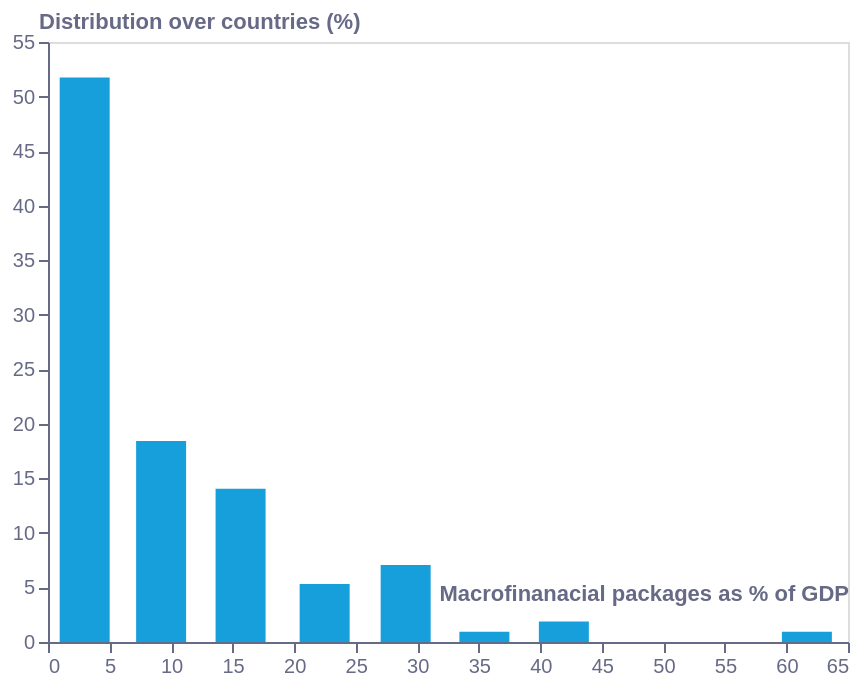

Specify this chart in Vega-Lite:
### Vega-Lite specification from a JSON file in a GitHub repository (floating-point values rounded to 4 significant figures)
{"config": {"view": {"continuousWidth": 400, "continuousHeight": 300}}, "data": {"values": [{"x1": 0.1128, "y1": 3.22, "x2": 0.7414, "y2": 4.409, "x3": 0.1159, "y3": 1.964, "gx": 2.981, "gy": 51.75, "x": 1, "y2r": 4.339, "y3r": 1.947}, {"x1": 0.7414, "y1": 3.176, "x2": 1.999, "y2": 4.27, "x3": 2.203, "y3": 1.913, "gx": 9.19, "gy": 18.41, "x": 2, "y2r": 4.248, "y3r": 1.93}, {"x1": 1.37, "y1": 3.111, "x2": 2.392, "y2": 4.226, "x3": 7.247, "y3": 1.631, "gx": 15.65, "gy": 14.05, "x": 3, "y2r": 4.153, "y3r": 1.866}, {"x1": 1.999, "y1": 3.068, "x2": 3.57, "y2": 4.079, "x3": 11.3, "y3": 1.375, "gx": 22.48, "gy": 5.309, "x": 4, "y2r": 3.996, "y3r": 1.819}, {"x1": 2.627, "y1": 3.029, "x2": 3.963, "y2": 4.035, "x3": 15.42, "y3": 1.004, "gx": 29.06, "gy": 7.056, "x": 5, "y2r": 3.957, "y3r": 1.772}, {"x1": 3.256, "y1": 2.964, "x2": 5.142, "y2": 3.918, "x3": 20.17, "y3": 0.4661, "gx": 35.46, "gy": 0.9409, "x": 6, "y2r": 3.797, "y3r": 1.725}, {"x1": 3.885, "y1": 2.92, "x2": 5.613, "y2": 3.853, "x3": 24.23, "y3": -0.02049, "gx": 41.91, "gy": 1.882, "x": 7, "y2r": 3.714, "y3r": 1.678}, {"x1": 4.513, "y1": 2.873, "x2": 6.714, "y2": 3.74, "x3": 32.0, "y3": -1.07, "gx": 61.66, "gy": 0.9409, "x": 8, "y2r": 3.628, "y3r": 1.58}, {"x1": 5.142, "y1": 2.812, "x2": 7.185, "y2": 3.688, "x3": 39.19, "y3": -2.069, "gx": null, "gy": null, "x": 9, "y2r": 3.483, "y3r": 1.529}, {"x1": 5.771, "y1": 2.768, "x2": 8.442, "y2": 3.567, "x3": 45.16, "y3": -2.901, "gx": null, "gy": null, "x": 10, "y2r": 3.451, "y3r": 1.478}, {"x1": 6.399, "y1": 2.708, "x2": 8.992, "y2": 3.515, "x3": 51.31, "y3": -3.798, "gx": null, "gy": null, "x": 11, "y2r": 3.351, "y3r": 1.426}, {"x1": 6.949, "y1": 2.682, "x2": 10.17, "y2": 3.419, "x3": 57.86, "y3": -4.745, "gx": null, "gy": null, "x": 12, "y2r": 3.269, "y3r": 1.301}, {"x1": 7.657, "y1": 2.608, "x2": 11.77, "y2": 3.283, "x3": 64.06, "y3": -5.667, "gx": null, "gy": null, "x": 13, "y2r": 3.217, "y3r": 1.227}, {"x1": 8.207, "y1": 2.577, "x2": 12.29, "y2": 3.254, "x3": null, "y3": null, "gx": null, "gy": null, "x": 14, "y2r": 3.15, "y3r": 1.152}, {"x1": 8.914, "y1": 2.504, "x2": 13.39, "y2": 3.179, "x3": null, "y3": null, "gx": null, "gy": null, "x": 15, "y2r": 3.081, "y3r": 1.078}, {"x1": 9.542, "y1": 2.465, "x2": 14.02, "y2": 3.121, "x3": null, "y3": null, "gx": null, "gy": null, "x": 16, "y2r": 2.974, "y3r": 0.9142}, {"x1": 10.17, "y1": 2.417, "x2": 15.23, "y2": 3.04, "x3": null, "y3": null, "gx": null, "gy": null, "x": 17, "y2r": 2.922, "y3r": 0.8246}, {"x1": 10.83, "y1": 2.363, "x2": 15.75, "y2": 3.011, "x3": null, "y3": null, "gx": null, "gy": null, "x": 18, "y2r": 2.886, "y3r": 0.735}, {"x1": 11.59, "y1": 2.295, "x2": 16.96, "y2": 2.936, "x3": null, "y3": null, "gx": null, "gy": null, "x": 19, "y2r": 2.851, "y3r": 0.6453}, {"x1": 12.14, "y1": 2.265, "x2": 17.48, "y2": 2.907, "x3": null, "y3": null, "gx": null, "gy": null, "x": 20, "y2r": 2.807, "y3r": 0.5557}, {"x1": 12.82, "y1": 2.201, "x2": 18.81, "y2": 2.864, "x3": null, "y3": null, "gx": null, "gy": null, "x": 21, "y2r": 2.764, "y3r": 0.3688}, {"x1": 13.47, "y1": 2.152, "x2": 19.29, "y2": 2.838, "x3": null, "y3": null, "gx": null, "gy": null, "x": 22, "y2r": 2.721, "y3r": 0.2714}, {"x1": 14.07, "y1": 2.097, "x2": 20.54, "y2": 2.777, "x3": null, "y3": null, "gx": null, "gy": null, "x": 23, "y2r": 2.69, "y3r": 0.1741}, {"x1": 14.73, "y1": 2.048, "x2": 21.02, "y2": 2.751, "x3": null, "y3": null, "gx": null, "gy": null, "x": 24, "y2r": 2.66, "y3r": 0.07682}, {"x1": 15.36, "y1": 1.996, "x2": 28.17, "y2": 2.508, "x3": null, "y3": null, "gx": null, "gy": null, "x": 25, "y2r": 2.63, "y3r": -0.1371}, {"x1": 16.01, "y1": 1.947, "x2": 29.97, "y2": 2.473, "x3": null, "y3": null, "gx": null, "gy": null, "x": 26, "y2r": 2.599, "y3r": -0.2538}, {"x1": 16.61, "y1": 1.892, "x2": 31.78, "y2": 2.439, "x3": null, "y3": null, "gx": null, "gy": null, "x": 27, "y2r": 2.569, "y3r": -0.3705}, {"x1": 17.27, "y1": 1.843, "x2": 33.59, "y2": 2.404, "x3": null, "y3": null, "gx": null, "gy": null, "x": 28, "y2r": 2.538, "y3r": -0.4871}, {"x1": 18.0, "y1": 1.785, "x2": 35.4, "y2": 2.369, "x3": null, "y3": null, "gx": null, "gy": null, "x": 29, "y2r": 2.491, "y3r": -0.6038}, {"x1": 18.66, "y1": 1.749, "x2": 37.2, "y2": 2.335, "x3": null, "y3": null, "gx": null, "gy": null, "x": 30, "y2r": 2.462, "y3r": -0.7204}, {"x1": 19.29, "y1": 1.705, "x2": 39.01, "y2": 2.3, "x3": null, "y3": null, "gx": null, "gy": null, "x": 31, "y2r": 2.45, "y3r": -0.8371}, {"x1": 19.92, "y1": 1.64, "x2": 40.82, "y2": 2.265, "x3": null, "y3": null, "gx": null, "gy": null, "x": 32, "y2r": 2.427, "y3r": -0.9538}, {"x1": 20.52, "y1": 1.611, "x2": 42.62, "y2": 2.23, "x3": null, "y3": null, "gx": null, "gy": null, "x": 33, "y2r": 2.416, "y3r": -1.195}, {"x1": 21.2, "y1": 1.565, "x2": 43.96, "y2": 2.222, "x3": null, "y3": null, "gx": null, "gy": null, "x": 34, "y2r": 2.392, "y3r": -1.32}, {"x1": 21.96, "y1": 1.497, "x2": 45.69, "y2": 2.196, "x3": null, "y3": null, "gx": null, "gy": null, "x": 35, "y2r": 2.381, "y3r": -1.445}, {"x1": 22.51, "y1": 1.467, "x2": 47.58, "y2": 2.161, "x3": null, "y3": null, "gx": null, "gy": null, "x": 36, "y2r": 2.358, "y3r": -1.57}, {"x1": 23.22, "y1": 1.393, "x2": 49.85, "y2": 2.126, "x3": null, "y3": null, "gx": null, "gy": null, "x": 37, "y2r": 2.346, "y3r": -1.695}, {"x1": 23.84, "y1": 1.358, "x2": 52.92, "y2": 2.092, "x3": null, "y3": null, "gx": null, "gy": null, "x": 38, "y2r": 2.323, "y3r": -1.819}, {"x1": 24.45, "y1": 1.299, "x2": 54.96, "y2": 2.057, "x3": null, "y3": null, "gx": null, "gy": null, "x": 39, "y2r": 2.311, "y3r": -1.944}, {"x1": 25.1, "y1": 1.25, "x2": 58.42, "y2": 2.022, "x3": null, "y3": null, "gx": null, "gy": null, "x": 40, "y2r": 2.282, "y3r": -2.188}, {"x1": 25.7, "y1": 1.195, "x2": 63.76, "y2": 1.953, "x3": null, "y3": null, "gx": null, "gy": null, "x": 41, "y2r": 2.254, "y3r": -2.307}, {"x1": 26.38, "y1": 1.149, "x2": 64.31, "y2": 1.953, "x3": null, "y3": null, "gx": null, "gy": null, "x": 42, "y2r": 2.242, "y3r": -2.426}, {"x1": 26.99, "y1": 1.094, "x2": null, "y2": null, "x3": null, "y3": null, "gx": null, "gy": null, "x": 43, "y2r": 2.226, "y3r": -2.545}, {"x1": 27.62, "y1": 1.055, "x2": null, "y2": null, "x3": null, "y3": null, "gx": null, "gy": null, "x": 44, "y2r": 2.213, "y3r": -2.664}, {"x1": 28.4, "y1": 0.9764, "x2": null, "y2": null, "x3": null, "y3": null, "gx": null, "gy": null, "x": 45, "y2r": 2.204, "y3r": -2.783}, {"x1": 29.03, "y1": 0.9374, "x2": null, "y2": null, "x3": null, "y3": null, "gx": null, "gy": null, "x": 46, "y2r": 2.184, "y3r": -3.029}, {"x1": 29.66, "y1": 0.8897, "x2": null, "y2": null, "x3": null, "y3": null, "gx": null, "gy": null, "x": 47, "y2r": 2.173, "y3r": -3.157}, {"x1": 30.31, "y1": 0.8362, "x2": null, "y2": null, "x3": null, "y3": null, "gx": null, "gy": null, "x": 48, "y2r": 2.149, "y3r": -3.286}, {"x1": 30.92, "y1": 0.7812, "x2": null, "y2": null, "x3": null, "y3": null, "gx": null, "gy": null, "x": 49, "y2r": 2.138, "y3r": -3.414}, {"x1": 31.57, "y1": 0.732, "x2": null, "y2": null, "x3": null, "y3": null, "gx": null, "gy": null, "x": 50, "y2r": 2.118, "y3r": -3.542}, {"x1": 32.17, "y1": 0.6727, "x2": null, "y2": null, "x3": null, "y3": null, "gx": null, "gy": null, "x": 51, "y2r": 2.109, "y3r": -3.67}, {"x1": 32.8, "y1": 0.638, "x2": null, "y2": null, "x3": null, "y3": null, "gx": null, "gy": null, "x": 52, "y2r": 2.1, "y3r": -3.933}, {"x1": 33.59, "y1": 0.5599, "x2": null, "y2": null, "x3": null, "y3": null, "gx": null, "gy": null, "x": 53, "y2r": 2.08, "y3r": -4.068}, {"x1": 34.14, "y1": 0.5295, "x2": null, "y2": null, "x3": null, "y3": null, "gx": null, "gy": null, "x": 54, "y2r": 2.068, "y3r": -4.204}, {"x1": 34.82, "y1": 0.4659, "x2": null, "y2": null, "x3": null, "y3": null, "gx": null, "gy": null, "x": 55, "y2r": 2.05, "y3r": -4.339}, {"x1": 35.47, "y1": 0.4167, "x2": null, "y2": null, "x3": null, "y3": null, "gx": null, "gy": null, "x": 56, "y2r": 2.043, "y3r": -4.474}, {"x1": 36.08, "y1": 0.3618, "x2": null, "y2": null, "x3": null, "y3": null, "gx": null, "gy": null, "x": 57, "y2r": 2.036, "y3r": -4.61}, {"x1": 36.76, "y1": 0.3155, "x2": null, "y2": null, "x3": null, "y3": null, "gx": null, "gy": null, "x": 58, "y2r": 2.029, "y3r": -4.86}, {"x1": 37.36, "y1": 0.2519, "x2": null, "y2": null, "x3": null, "y3": null, "gx": null, "gy": null, "x": 59, "y2r": 2.011, "y3r": -4.976}, {"x1": 37.99, "y1": 0.2215, "x2": null, "y2": null, "x3": null, "y3": null, "gx": null, "gy": null, "x": 60, "y2r": 1.999, "y3r": -5.091}, {"x1": 38.54, "y1": 0.1824, "x2": null, "y2": null, "x3": null, "y3": null, "gx": null, "gy": null, "x": 61, "y2r": 1.987, "y3r": -5.206}, {"x1": 39.25, "y1": 0.1087, "x2": null, "y2": null, "x3": null, "y3": null, "gx": null, "gy": null, "x": 62, "y2r": 1.976, "y3r": -5.321}, {"x1": 39.87, "y1": 0.06094, "x2": null, "y2": null, "x3": null, "y3": null, "gx": null, "gy": null, "x": 63, "y2r": 1.964, "y3r": -5.437}, {"x1": 40.48, "y1": 0.02044, "x2": null, "y2": null, "x3": null, "y3": null, "gx": null, "gy": null, "x": 64, "y2r": 1.953, "y3r": -5.552}, {"x1": 41.05, "y1": -0.03741, "x2": null, "y2": null, "x3": null, "y3": null, "gx": null, "gy": null, "x": 65, "y2r": 1.953, "y3r": -5.667}, {"x1": 41.73, "y1": -0.08948, "x2": null, "y2": null, "x3": null, "y3": null, "gx": null, "gy": null, "x": null, "y2r": null, "y3r": null}, {"x1": 42.39, "y1": -0.1386, "x2": null, "y2": null, "x3": null, "y3": null, "gx": null, "gy": null, "x": null, "y2r": null, "y3r": null}, {"x1": 42.99, "y1": -0.1936, "x2": null, "y2": null, "x3": null, "y3": null, "gx": null, "gy": null, "x": null, "y2r": null, "y3r": null}, {"x1": 43.65, "y1": -0.2471, "x2": null, "y2": null, "x3": null, "y3": null, "gx": null, "gy": null, "x": null, "y2r": null, "y3r": null}, {"x1": 44.28, "y1": -0.2948, "x2": null, "y2": null, "x3": null, "y3": null, "gx": null, "gy": null, "x": null, "y2r": null, "y3r": null}, {"x1": 44.93, "y1": -0.344, "x2": null, "y2": null, "x3": null, "y3": null, "gx": null, "gy": null, "x": null, "y2r": null, "y3r": null}, {"x1": 45.69, "y1": -0.412, "x2": null, "y2": null, "x3": null, "y3": null, "gx": null, "gy": null, "x": null, "y2r": null, "y3r": null}, {"x1": 46.32, "y1": -0.451, "x2": null, "y2": null, "x3": null, "y3": null, "gx": null, "gy": null, "x": null, "y2r": null, "y3r": null}, {"x1": 46.95, "y1": -0.4988, "x2": null, "y2": null, "x3": null, "y3": null, "gx": null, "gy": null, "x": null, "y2r": null, "y3r": null}, {"x1": 47.6, "y1": -0.5523, "x2": null, "y2": null, "x3": null, "y3": null, "gx": null, "gy": null, "x": null, "y2r": null, "y3r": null}, {"x1": 48.2, "y1": -0.6072, "x2": null, "y2": null, "x3": null, "y3": null, "gx": null, "gy": null, "x": null, "y2r": null, "y3r": null}, {"x1": 48.86, "y1": -0.6564, "x2": null, "y2": null, "x3": null, "y3": null, "gx": null, "gy": null, "x": null, "y2r": null, "y3r": null}, {"x1": 49.46, "y1": -0.7157, "x2": null, "y2": null, "x3": null, "y3": null, "gx": null, "gy": null, "x": null, "y2r": null, "y3r": null}, {"x1": 50.09, "y1": -0.7504, "x2": null, "y2": null, "x3": null, "y3": null, "gx": null, "gy": null, "x": null, "y2r": null, "y3r": null}, {"x1": 50.88, "y1": -0.8285, "x2": null, "y2": null, "x3": null, "y3": null, "gx": null, "gy": null, "x": null, "y2r": null, "y3r": null}, {"x1": 51.43, "y1": -0.8589, "x2": null, "y2": null, "x3": null, "y3": null, "gx": null, "gy": null, "x": null, "y2r": null, "y3r": null}, {"x1": 52.11, "y1": -0.9225, "x2": null, "y2": null, "x3": null, "y3": null, "gx": null, "gy": null, "x": null, "y2r": null, "y3r": null}, {"x1": 52.76, "y1": -0.9717, "x2": null, "y2": null, "x3": null, "y3": null, "gx": null, "gy": null, "x": null, "y2r": null, "y3r": null}, {"x1": 53.36, "y1": -1.027, "x2": null, "y2": null, "x3": null, "y3": null, "gx": null, "gy": null, "x": null, "y2r": null, "y3r": null}, {"x1": 54.05, "y1": -1.073, "x2": null, "y2": null, "x3": null, "y3": null, "gx": null, "gy": null, "x": null, "y2r": null, "y3r": null}, {"x1": 54.65, "y1": -1.137, "x2": null, "y2": null, "x3": null, "y3": null, "gx": null, "gy": null, "x": null, "y2r": null, "y3r": null}, {"x1": 55.28, "y1": -1.167, "x2": null, "y2": null, "x3": null, "y3": null, "gx": null, "gy": null, "x": null, "y2r": null, "y3r": null}, {"x1": 55.83, "y1": -1.206, "x2": null, "y2": null, "x3": null, "y3": null, "gx": null, "gy": null, "x": null, "y2r": null, "y3r": null}, {"x1": 56.53, "y1": -1.28, "x2": null, "y2": null, "x3": null, "y3": null, "gx": null, "gy": null, "x": null, "y2r": null, "y3r": null}, {"x1": 57.08, "y1": -1.31, "x2": null, "y2": null, "x3": null, "y3": null, "gx": null, "gy": null, "x": null, "y2r": null, "y3r": null}, {"x1": 57.79, "y1": -1.384, "x2": null, "y2": null, "x3": null, "y3": null, "gx": null, "gy": null, "x": null, "y2r": null, "y3r": null}, {"x1": 58.42, "y1": -1.419, "x2": null, "y2": null, "x3": null, "y3": null, "gx": null, "gy": null, "x": null, "y2r": null, "y3r": null}, {"x1": 59.02, "y1": -1.478, "x2": null, "y2": null, "x3": null, "y3": null, "gx": null, "gy": null, "x": null, "y2r": null, "y3r": null}, {"x1": 59.68, "y1": -1.531, "x2": null, "y2": null, "x3": null, "y3": null, "gx": null, "gy": null, "x": null, "y2r": null, "y3r": null}, {"x1": 60.28, "y1": -1.582, "x2": null, "y2": null, "x3": null, "y3": null, "gx": null, "gy": null, "x": null, "y2r": null, "y3r": null}, {"x1": 60.96, "y1": -1.628, "x2": null, "y2": null, "x3": null, "y3": null, "gx": null, "gy": null, "x": null, "y2r": null, "y3r": null}, {"x1": 61.72, "y1": -1.679, "x2": null, "y2": null, "x3": null, "y3": null, "gx": null, "gy": null, "x": null, "y2r": null, "y3r": null}, {"x1": 62.35, "y1": -1.727, "x2": null, "y2": null, "x3": null, "y3": null, "gx": null, "gy": null, "x": null, "y2r": null, "y3r": null}, {"x1": 62.98, "y1": -1.77, "x2": null, "y2": null, "x3": null, "y3": null, "gx": null, "gy": null, "x": null, "y2r": null, "y3r": null}, {"x1": 63.53, "y1": -1.819, "x2": null, "y2": null, "x3": null, "y3": null, "gx": null, "gy": null, "x": null, "y2r": null, "y3r": null}, {"x1": 64.21, "y1": -1.86, "x2": null, "y2": null, "x3": null, "y3": null, "gx": null, "gy": null, "x": null, "y2r": null, "y3r": null}, {"x1": 64.71, "y1": -1.892, "x2": null, "y2": null, "x3": null, "y3": null, "gx": null, "gy": null, "x": null, "y2r": null, "y3r": null}]}, "mark": {"type": "bar", "color": "#179FDB", "width": 25}, "encoding": {"x": {"axis": {"domainColor": "#676A86", "grid": false, "labelAngle": 0, "labelColor": "#676A86", "orient": "bottom", "tickColor": "#676A86", "tickCount": 10, "title": "Macrofinanacial packages as % of GDP", "titleAlign": "right", "titleAnchor": "end", "titleColor": "#676A86", "titleY": -30}, "field": "gx", "sort": [], "type": "quantitative"}, "y": {"axis": {"domainColor": "#676A86", "grid": false, "labelColor": "#676A86", "tickColor": "#676A86", "title": "Distribution over countries (%)", "titleAlign": "left", "titleAngle": 0, "titleBaseline": "bottom", "titleColor": "#676A86", "titleX": -5, "titleY": -5}, "field": "gy", "sort": [], "type": "quantitative"}}, "$schema": "https://vega.github.io/schema/vega-lite/v5.json"}
